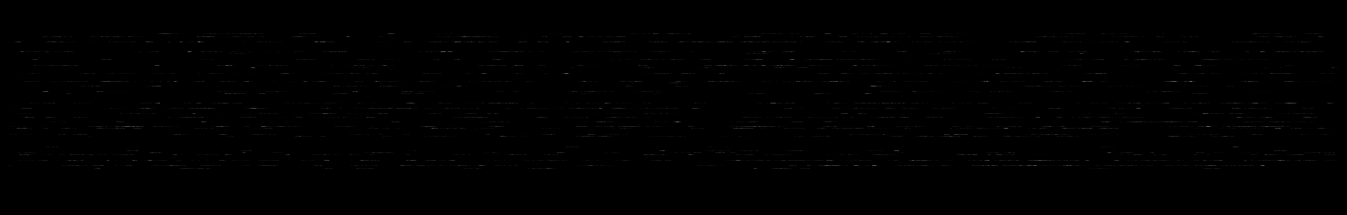
#> input picture output.png, 9424 x 1500 px (shown at 1/7 size)
$ python sample_a_image.py
#> lines starting #> are read from the running program, lines starting #| are printed output that depends on the picture
from PIL import Image
import matplotlib.pyplot as plt
import numpy as np

from skimage import io

img = plt.imread('output.png')
#> img is the input picture: shape (1500, 9424, 4) float32; mean R, G, B, A 0.00235, 0.00235, 0.00235, 1

#print(img.shape)
#plt.imshow(img)
#plt.show()

left = 300
top = 300
right = left + 512
bottom = top + 512

# sample a 512x512 image from the original image
sample_a_image = img[top:bottom, left:right]
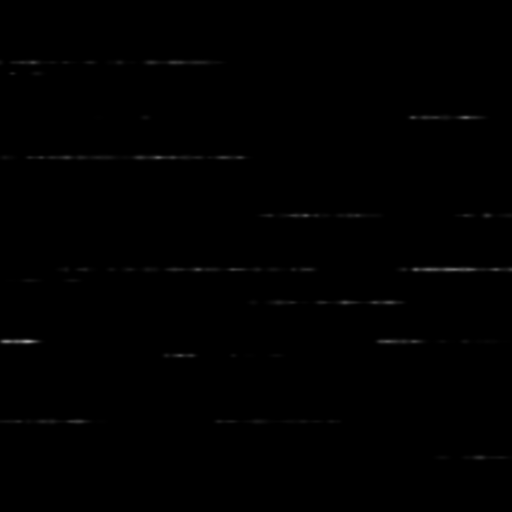
#> sample_a_image: shape (512, 512, 4) float32; mean R, G, B, A 0.00245, 0.00245, 0.00245, 1

#> (the run stopped early here; a loop or call above may not have finished)
